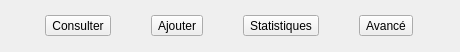
         <widget class="QWidget" name="horizontalLayoutWidget_3">
          <property name="geometry">
           <rect>
            <x>520</x>
            <y>8</y>
            <width>460</width>
            <height>52</height>
           </rect>
          </property>
          <layout class="QHBoxLayout" name="horizontalLayout_3">
           <item>
            <widget class="QToolButton" name="btnConsulterEmp">
             <property name="toolTip">
              <string>Consulter</string>
             </property>
             <property name="text">
              <string>Consulter</string>
             </property>
             <property name="icon">
              <iconset resource="img.qrc">
               <normaloff>:/img/search.svg</normaloff>:/img/search.svg</iconset>
             </property>
             <property name="iconSize">
              <size>
               <width>24</width>
               <height>24</height>
              </size>
             </property>
             <property name="toolButtonStyle">
              <enum>Qt::ToolButtonStyle::ToolButtonTextUnderIcon</enum>
             </property>
            </widget>
           </item>
           <item>
            <widget class="QToolButton" name="btnAjouterEmp">
             <property name="toolTip">
              <string>Ajouter</string>
             </property>
             <property name="text">
              <string>Ajouter</string>
             </property>
             <property name="icon">
              <iconset resource="img.qrc">
               <normaloff>:/img/add.svg</normaloff>:/img/add.svg</iconset>
             </property>
             <property name="iconSize">
              <size>
               <width>24</width>
               <height>24</height>
              </size>
             </property>
             <property name="toolButtonStyle">
              <enum>Qt::ToolButtonStyle::ToolButtonTextUnderIcon</enum>
             </property>
            </widget>
           </item>
           <item>
            <widget class="QToolButton" name="btnStatEmp">
             <property name="toolTip">
              <string>Statistiques</string>
             </property>
             <property name="text">
              <string>Statistiques</string>
             </property>
             <property name="icon">
              <iconset resource="img.qrc">
               <normaloff>:/img/chart.svg</normaloff>:/img/chart.svg</iconset>
             </property>
             <property name="iconSize">
              <size>
               <width>24</width>
               <height>24</height>
              </size>
             </property>
             <property name="toolButtonStyle">
              <enum>Qt::ToolButtonStyle::ToolButtonTextUnderIcon</enum>
             </property>
            </widget>
           </item>
           <item>
            <widget class="QToolButton" name="btnAdvEmp">
             <property name="toolTip">
              <string>Avancé</string>
             </property>
             <property name="text">
              <string>Avancé</string>
             </property>
             <property name="icon">
              <iconset resource="img.qrc">
               <normaloff>:/img/settings.svg</normaloff>:/img/settings.svg</iconset>
             </property>
             <property name="iconSize">
              <size>
               <width>24</width>
               <height>24</height>
              </size>
             </property>
             <property name="toolButtonStyle">
              <enum>Qt::ToolButtonStyle::ToolButtonTextUnderIcon</enum>
             </property>
            </widget>
           </item>
          </layout>
         </widget>
